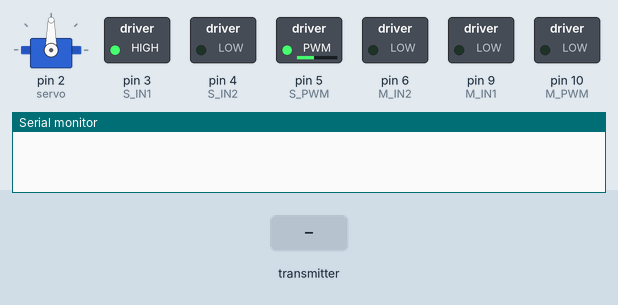
This sketch was run on a simulated Arduino Uno, built with avr-gcc and run on an emulated ATmega328P. On the bench: servo, switched loads named in the sketch (green lamp = pin HIGH), the last lines printed to the serial monitor. Inputs (shaded band) come from the test bench. No radio packets arrive unless stated.

Above: at 1.2 s.
1.3 s: the transmitter starts sending pckg.0 = 0
At 1.9 s:
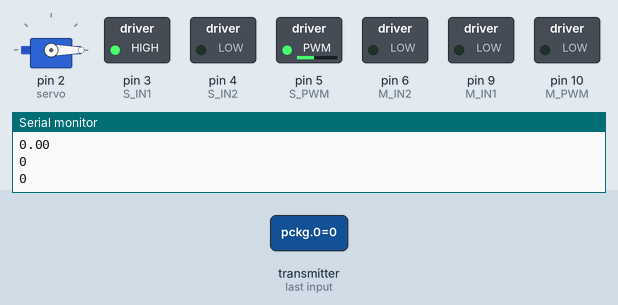
2.8 s: the transmitter starts sending pckg.1 = 256
At 4.0 s:
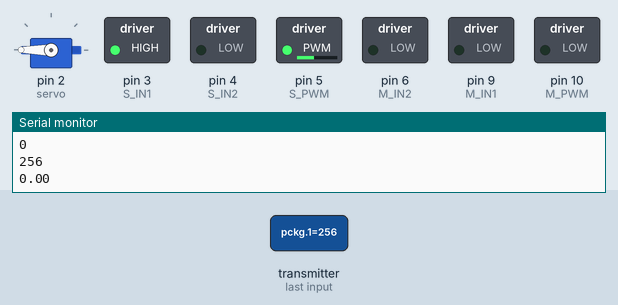
4.3 s: the transmitter starts sending pckg.0 = 512
At 5.1 s:
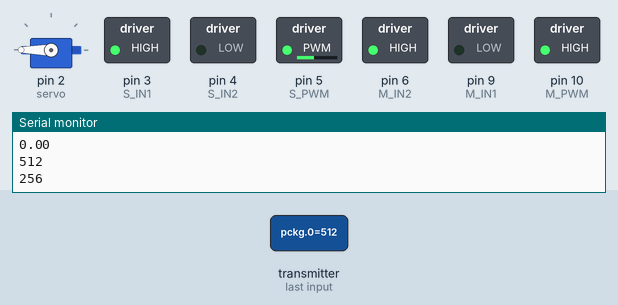
5.8 s: the transmitter starts sending pckg.1 = 1023
At 6.5 s:
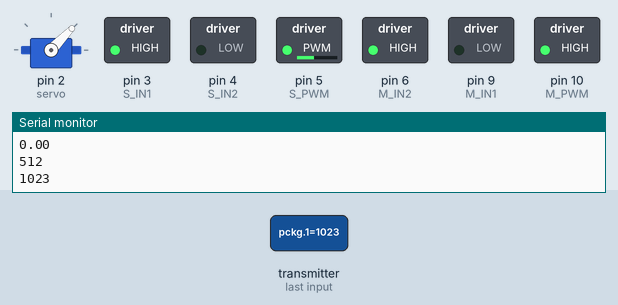
7.3 s: the transmitter starts sending pckg.1 = 0
At 8.7 s:
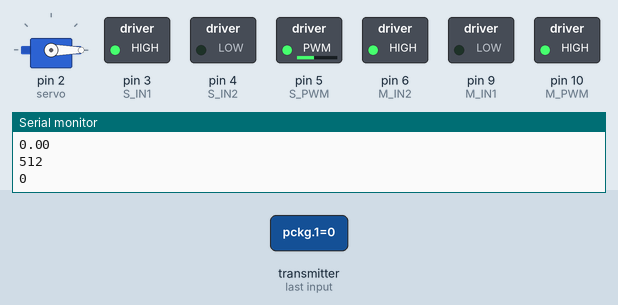
Timing chart, 0 to 9.8 s (numbered marks = the images above; inputs shaded):
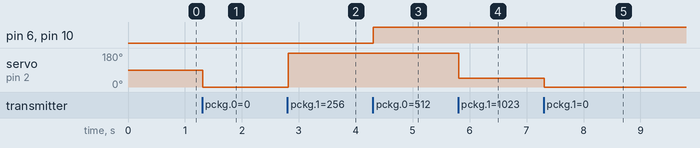

The sketch:

Rover_Receive.ino
```cpp
#include <SPI.h>
//#include "RF24.h"
//#include <nRF24L01.h>
#include <RF24.h>
#include <Servo.h>


RF24 radio(7,8);             // CE, CNS
byte address[6] = "10000";    // radio adress
int pckg[3];                  // variable to read radio package data

Servo servo;                 // create servo object to control a servo

int Xval;                     // variable to read the value from the analog pin
int Yval;                     // variable to read the value from the analog pin

int M_IN1 = 9;               // directional motor output
int M_IN2 = 6;              // directional motor output
int M_PWM = 10;                // Motor PWM

int S_IN1 = 3;                // Servo directional input
int S_IN2 = 4;                // Servo directional input
int S_PWM = 5;                // Servo PWM

int battPin = A0;             // analog pin used to connect to battery (voltage divider)
int battRead;                 // variable to read the value from battPin
float battVoltage;            // battery voltage
//int ledPin = A5;               // pin that sends voltage to battery indicating LED


void setup() {
  Serial.begin(115200);
  radio.begin();
  radio.openReadingPipe(1, address);
  radio.setPALevel(RF24_PA_LOW);
  radio.setDataRate(RF24_250KBPS);
  radio.startListening();

  servo.attach(2);  // attaches the servo on pin 2 to the servo object

  pinMode(M_IN1, OUTPUT);
  pinMode(M_IN2, OUTPUT);
  pinMode(M_PWM, OUTPUT);

  pinMode(S_IN1, OUTPUT);
  pinMode(S_IN2, OUTPUT);
  pinMode(S_PWM, OUTPUT);

  digitalWrite(S_IN1, HIGH);
  digitalWrite(S_IN2, LOW);
  analogWrite(S_PWM, 107);

  pinMode(battPin, INPUT);
  //pinMode(ledPin, OUTPUT);
}

void loop() {
  //battRead = analogRead(battPin);
  //battVoltage = (5.*2.47/1023.)*(float)battRead;  //5 nominal input voltage, voltage divider gain 3
  //if (battVoltage < 10.5){
  //  digitalWrite(ledPin, LOW);
  //} else {
  //  digitalWrite(ledPin, LOW);
  //}

  if (radio.available()) {
    radio.read(&pckg, sizeof(pckg));

    Xval=pckg[0];
    Yval=pckg[1];

    servo.write(Yval);

    if (Xval > 0){
      digitalWrite(M_IN1, LOW);
      digitalWrite(M_IN2, HIGH);
      analogWrite(M_PWM, Xval);
    }

    if (Xval < 0){
      digitalWrite(M_IN1, HIGH);
      digitalWrite(M_IN2, LOW);
      analogWrite(M_PWM, abs(Xval));
    }

    Serial.println(battVoltage);
    Serial.println(Xval);
    Serial.println(Yval);
  } //else {
    //Serial.println("Can't Find Radio");
  //}
  delay(10);
}
```

Measured:
- after the input at 1.3 s, servo on pin 2 (servo): 90° → 0° at once
- after the input at 2.8 s, servo on pin 2 (servo): 0° → 180° at once
- after the input at 4.3 s, pin 6 (M_IN2), pin 10 (M_PWM): LOW → HIGH at once
- after the input at 5.8 s, servo on pin 2 (servo): 180° → 46° at once
- after the input at 7.3 s, servo on pin 2 (servo): 46° → 0° at once
